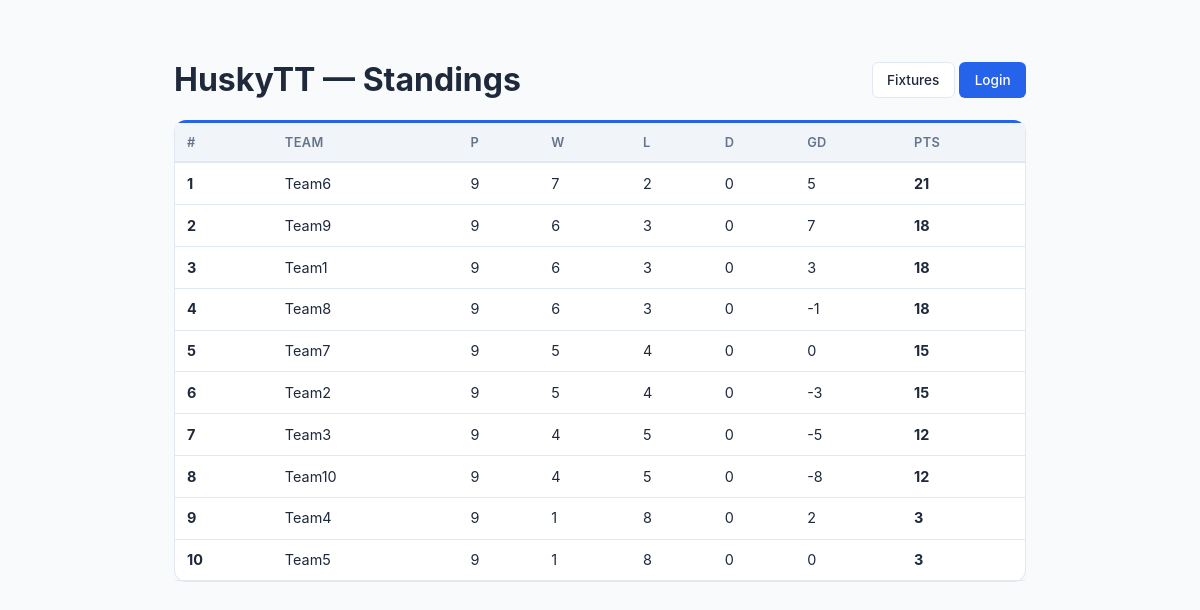
The page /public/standings/ on the database its author committed.
### core/models.py (models this page shows, shortened)
class Tournament(models.Model):
    FORMAT_CHOICES = [
        ("round_robin", "Round Robin"),
        ("double_round_robin", "Double Round Robin"),
        ("knockout", "Knockout"),
        ("double_elimination", "Double Elimination"),
        ("consolation", "Consolation"),
        ("hybrid", "Hybrid (Groups + Knockout)"),
    ]
    SPORT_CHOICES = [
        ("badminton", "Badminton"),
        ("tennis", "Tennis"),
        ("volleyball", "Volleyball"),
        ("basketball", "Basketball"),
        ("soccer", "Soccer"),
        ("cricket", "Cricket"),
        ("table_tennis", "Table Tennis"),
        ("other", "Other"),
    ]
    WITHDRAWAL_POLICY_CHOICES = [
        ("forfeit", "Forfeit remaining matches"),
        ("void", "Void remaining matches"),
    ]
    name = models.CharField(max_length=200)
    sport_type = models.CharField(
        max_length=30, choices=SPORT_CHOICES, default="other",
        help_text="Type of sport for this tournament",
    )
    format = models.CharField(max_length=30, choices=FORMAT_CHOICES)
    players_per_team = models.IntegerField(
        default=1, help_text="Number of players required per team",
    )
    status = models.CharField(
        max_length=20,
        choices=[
            ("setup", "Setup"),
            ("registration_open", "Registration Open"),
            ("ready", "Ready for Scheduling"),
            ("scheduled", "Schedule Draft Ready"),
            ("active", "Active"),
            ("completed", "Completed"),
        ],
        default="setup",
    )
    created_at = models.DateTimeField(auto_now_add=True)
    started_at = models.DateTimeField(null=True, blank=True)
    completed_at = models.DateTimeField(null=True, blank=True)
    start_date = models.DateField(
        default=timezone.localdate,
        null=True,
        blank=True,
        help_text="Date from which automatic scheduling should begin",
    )
    expected_teams_count = models.PositiveIntegerField(
        default=0,
        blank=True,
        help_text="Expected number of teams before the tournament can start",
    )
    points_per_win = models.IntegerField(default=3)
    points_per_loss = models.IntegerField(default=0)
    points_per_draw = models.IntegerField(default=1)
    tiebreaker_order = models.TextField(
        default='["game_diff", "games_won", "head_to_head"]'
    )
    num_groups = models.IntegerField(default=2, help_text="For hybrid format")
    teams_per_group_advance = models.IntegerField(
        default=2, help_text="Teams advancing from each group"
    )
    withdrawal_policy = models.CharField(
        max_length=20, choices=WITHDRAWAL_POLICY_CHOICES, default="forfeit"
    )
    default_match_duration = models.IntegerField(
        default=30, help_text="Minutes per match"
    )
    def get_tiebreaker_order(self):
        return json.loads(self.tiebreaker_order)

class Team(models.Model):
    STATUS_CHOICES = [
        ("active", "Active"),
        ("withdrawn", "Withdrawn"),
    ]
    user = models.OneToOneField(User, on_delete=models.CASCADE, related_name="team")
    tournament = models.ForeignKey(
        Tournament, on_delete=models.CASCADE, related_name="teams"
    )
    name = models.CharField(max_length=100)
    status = models.CharField(max_length=20, choices=STATUS_CHOICES, default="active")
    withdrawn_at = models.DateTimeField(null=True, blank=True)
    group = models.CharField(max_length=5, blank=True, default="")
    preferred_courts = models.ManyToManyField(Court, blank=True, related_name="preferred_by")
    availability_notes = models.TextField(blank=True, default="")
    seed = models.IntegerField(default=0)
    class Meta:
        unique_together = ["tournament", "name"]

### core/views.py (the view)
# urls.py: path("public/standings/", views.public_standings, name="public_standings"),
def public_standings(request):
    tournament = _get_tournament(request)
    if not tournament:
        return render(request, "core/public_standings.html", {})
    context = {"tournament": tournament}
    if tournament.format in ("round_robin", "double_round_robin", "hybrid"):
        if tournament.format == "hybrid":
            groups = sorted(set(tournament.teams.exclude(group="").values_list("group", flat=True)))
            context["group_standings"] = {g: calculate_standings(tournament, group=g) for g in groups}
            ko_matches = tournament.matches.filter(group="", bracket_type="winners")
            if ko_matches.exists():
                context["bracket"] = get_bracket_data(tournament)
        else:
            context["standings"] = calculate_standings(tournament)
    if tournament.format in ("knockout", "double_elimination", "consolation"):
        context["bracket"] = get_bracket_data(tournament)
    return render(request, "core/public_standings.html", context)

### core/standings.py (called while the page is built)
def _sort_key(standing, tiebreakers):
    key = [standing["points"]]
    for tb in tiebreakers:
        if tb == "game_diff":
            key.append(standing["game_diff"])
        elif tb == "games_won":
            key.append(standing["games_won"])
        elif tb == "head_to_head":
            key.append(0)  # Simplified; would need pairwise comparison
    return tuple(key)

### core/views.py (called while the page is built, shortened)
def _get_available_tournaments():
    return Tournament.objects.annotate(
        team_count=Count("teams", distinct=True),
        match_count=Count("matches", distinct=True),
    ).annotate(
        status_rank=db_models.Case(
            db_models.When(status="active", then=db_models.Value(0)),
            db_models.When(status="registration_open", then=db_models.Value(1)),
            db_models.When(status="ready", then=db_models.Value(2)),
            db_models.When(status="scheduled", then=db_models.Value(3)),
            db_models.When(status="setup", then=db_models.Value(4)),
            db_models.When(status="completed", then=db_models.Value(5)),
            default=db_models.Value(6),
            output_field=db_models.IntegerField(),
        )
    ).order_by("status_rank", "-created_at")

def _get_tournament(request=None):
    tournaments = Tournament.objects.all()
    fallback = _get_available_tournaments().first()
    if (
        fallback
        and request
        and getattr(request, "user", None)
        and request.user.is_authenticated
        and _is_organizer(request.user)
    ):
        request.session["selected_tournament_id"] = fallback.pk
    return fallback

### templates/core/public_standings.html (shortened to what this page needs)
{% load static %}
<!DOCTYPE html>
<html lang="en">
<head>
    <link rel="stylesheet" href="{% static 'css/style.css' %}">
</head>
<body>
<div class="content" style="max-width:900px;margin:2rem auto;">
    <div class="d-flex justify-between align-center mb-2">
        <h1>{% if tournament %}{{ tournament.name }}{% endif %} — Standings</h1>
        <div>
            <a href="{% url 'public_fixtures' %}" class="btn btn-outline">Fixtures</a>
            <a href="{% url 'login' %}" class="btn btn-primary">Login</a>
        </div>
    </div>
    {% if standings %}
    <div class="card">
        <div class="table-container">
        <table>
            <thead><tr><th>#</th><th>Team</th><th>P</th><th>W</th><th>L</th><th>D</th><th>GD</th><th>Pts</th></tr></thead>
            <tbody>
            {% for s in standings %}
            <tr>
                <td><strong>{{ s.rank }}</strong></td>
                <td>{{ s.team.name }}</td>
                <td>{{ s.played }}</td>
                <td>{{ s.wins }}</td>
                <td>{{ s.losses }}</td>
                <td>{{ s.draws }}</td>
                <td>{{ s.game_diff }}</td>
                <td><strong>{{ s.points }}</strong></td>
            </tr>
            {% endfor %}
            </tbody>
        </table>
        </div>
    </div>
    {% endif %}
</div>
</body>
</html>

### static/css/style.css (style rules this page uses)
:root { --primary: #2563eb; --primary-dark: #1d4ed8; --success: #16a34a; --warning: #d97706; --danger: #dc2626; --info: #0891b2; --bg: #f8fafc; --bg-card: #ffffff; --text: #1e293b; --text-muted: #64748b; --border: #e2e8f0; --sidebar-bg: #1e293b; --sidebar-text: #cbd5e1; --sidebar-active: #2563eb; }
* { box-sizing: border-box; margin: 0; padding: 0; }
body { font-family: -apple-system, BlinkMacSystemFont, 'Segoe UI', Roboto, sans-serif; background: var(--bg); color: var(--text); line-height: 1.5; }
.content { padding: 1.5rem; max-width: 1400px; }
.card { background: var(--bg-card); border: 1px solid var(--border); border-top: 3px solid var(--primary); border-radius: 12px; margin-bottom: 1rem; }
.table-container { overflow-x: auto; }
table { width: 100%; border-collapse: collapse; font-size: 0.9rem; }
th { background: #f1f5f9; padding: 0.6rem 0.75rem; text-align: left; font-weight: 600; font-size: 0.8rem; text-transform: uppercase; letter-spacing: 0.03em; color: var(--text-muted); border-bottom: 2px solid var(--border); white-space: nowrap; }
td { padding: 0.6rem 0.75rem; border-bottom: 1px solid var(--border); vertical-align: middle; }
.btn { display: inline-flex; align-items: center; gap: 0.4rem; padding: 0.45rem 0.9rem; border-radius: 6px; font-size: 0.85rem; font-weight: 500; border: 1px solid transparent; cursor: pointer; text-decoration: none; transition: all 0.15s; white-space: nowrap; }
.btn-primary { background: var(--primary); color: white; }
.btn-outline { background: white; border-color: var(--border); color: var(--text); }
.mb-2 { margin-bottom: 1rem; }
.d-flex { display: flex; }
.align-center { align-items: center; }
.justify-between { justify-content: space-between; }

### rows shown on the page
Tournament: name "HuskyTT"
Team: rank "1", team.name "Team6", played "9", wins "7", losses "2", draws "0", game_diff "5", points "21"
Team: rank "2", team.name "Team9", played "9", wins "6", losses "3", draws "0", game_diff "7", points "18"
Team: rank "3", team.name "Team1", played "9", wins "6", losses "3", draws "0", game_diff "3", points "18"
Team: rank "4", team.name "Team8", played "9", wins "6", losses "3", draws "0", game_diff "-1", points "18"
Team: rank "5", team.name "Team7", played "9", wins "5", losses "4", draws "0", game_diff "0", points "15"
Team: rank "6", team.name "Team2", played "9", wins "5", losses "4", draws "0", game_diff "-3", points "15"
Team: rank "7", team.name "Team3", played "9", wins "4", losses "5", draws "0", game_diff "-5", points "12"
Team: rank "8", team.name "Team10", played "9", wins "4", losses "5", draws "0", game_diff "-8", points "12"
Team: rank "9", team.name "Team4", played "9", wins "1", losses "8", draws "0", game_diff "2", points "3"
Team: rank "10", team.name "Team5", played "9", wins "1", losses "8", draws "0", game_diff "0", points "3"
